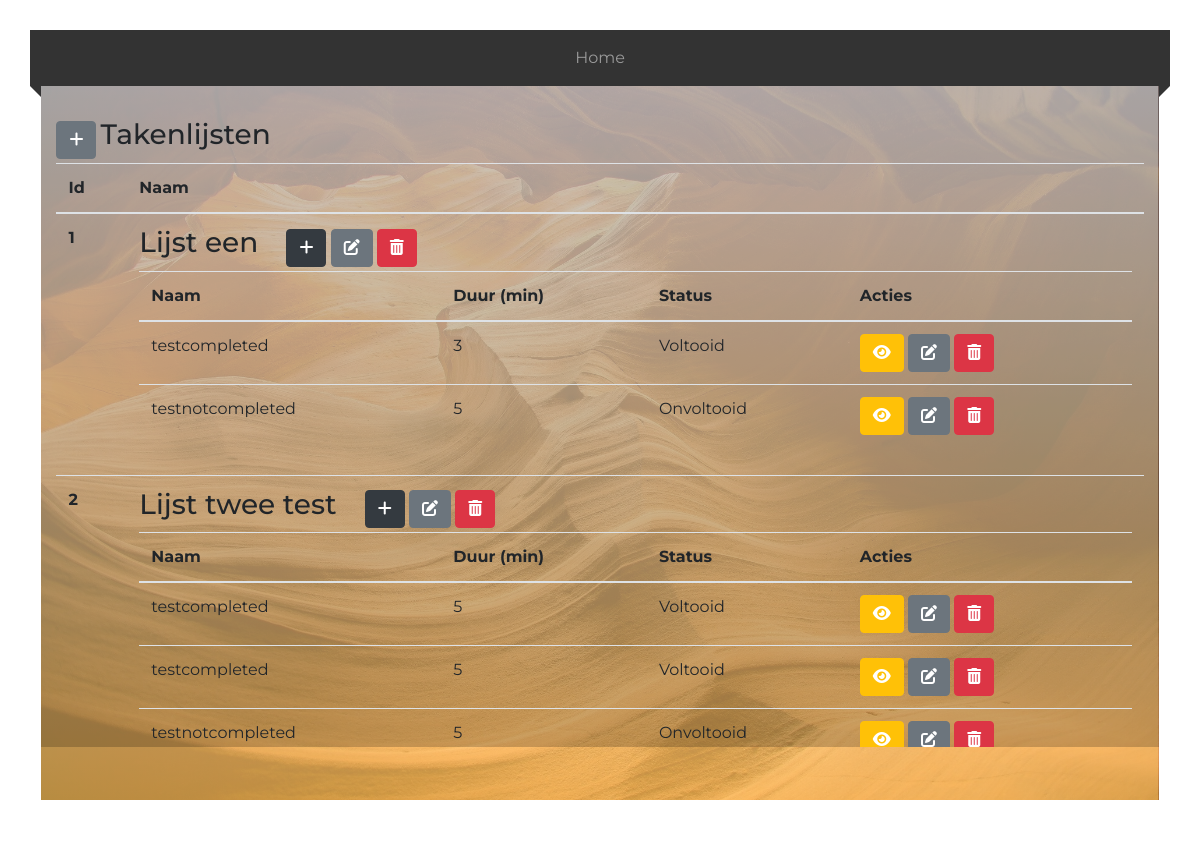
The app's page /index2.php with its own data.
### tables this page shows
CREATE TABLE `tasks` (
  `id` bigint(20) UNSIGNED NOT NULL,
  `list_id` bigint(20) NOT NULL,
  `name` varchar(255) NOT NULL,
  `duration` int(11) NOT NULL,
  `is_done` tinyint(1) NOT NULL
);

### app/pages/database/Tasklists.php (called while the page is built, shortened)
<?php
function getTasklistsAndTasks(){
    $conn = ConnectToDatabase();
    $sql = 'SELECT TL.list_id, TL.list_name, T.name, T.duration, T.is_done, T.id FROM tasklists as TL LEFT JOIN tasks as T ON TL.list_id = T.list_id';
    $stmt = $conn->prepare($sql);
    $stmt->execute();
    return $stmt->fetchAll();
}

### app/pages/controller/tasklists/show_tasklists_data.php (called while the page is built)
<?php
$count = 1;
$tasklistWithTasks = getTasklistsAndTasks();
$filtered_array = createArrayWithListsAndTasks($tasklistWithTasks);

### app/pages/common/commonFunctions.php (called while the page is built, shortened)
<?php
function createArrayWithListsAndTasks($arrayFromDatabase)
{
    $filtered_array = array();
    foreach ($arrayFromDatabase as $row) {
        if (!isset($filtered_array[$row['list_id']])) {
            $filtered_array[$row['list_id']] = array(
                'list_id' => $row['list_id'],
                'list_name' => $row['list_name'],
                'tasks' => array()
            );
        }
        $filtered_array[$row['list_id']]['tasks'][] = array(
            'task_id' => $row['id'],
            'task_name' => $row['name'],
            'duration' => $row['duration'],
            'is_done' => $row['is_done']
        );
    }
    $filtered_array = array_values($filtered_array);
    asort($filtered_array);
    return $filtered_array;
}

### index2.php (the view, shortened to what this page needs)
<?php
include 'app/pages/controller/tasklists/show_tasklists_data.php';
?>
<!doctype html>
<html lang="nl">
    <head>
        <link rel="stylesheet" href="https://stackpath.bootstrapcdn.com/bootstrap/4.4.1/css/bootstrap.min.css">
        <link rel="stylesheet" href="app/assets/css/stylesheet.css">
    </head>
<body>
    <nav class="navbar navbar-expand-lg navbar-dark">
        <div class="collapse navbar-collapse" id="navbarNav">
            <ul class="navbar-nav mx-auto">
                <li class="nav-item">
                    <a class="nav-link" href="index.php" onclick="">Home</a>
                </li>
            </ul>
        </div>
    </nav>
<div class="container col-12">
    <div class="row">
        <div class="col-12 list">
            <div class="button-container d-inline-block mb-1">
                <a href="app/pages/view/add_tasklist.php"><button type="button" class="btn btn-secondary"><i class="fas fa-plus"></i></button></i></a>
            </div>
            <h3 class="d-inline-block">Takenlijsten</h3>
            <table class="table">
                <thead>
                <tr>
                    <th scope="col">Id</th>
                    <th scope="col">Naam</th>
                </tr>
                </thead>
                <tbody>
                <?php foreach ($filtered_array as $tasklist) {?>
                    <tr>
                        <th scope="row"><?php echo $count; ?></th>
                        <td><h3 class="d-inline-block mr-4"><?php echo $tasklist['list_name']; ?></h3>
                            <div class="mb-1 d-inline-block">
                                <a href="app/pages/view/add_task.php?list_id=<?php echo $tasklist['list_id']; ?>"><button type="button" class="btn btn-dark"><i class="fas fa-plus"></i></button></a>
                                <a href="app/pages/view/edit_tasklist.php?list_id=<?php echo $tasklist['list_id']; ?>"><button type="button" class="btn btn-secondary d-inline-block" ><i class="fas fa-edit"></i></button></a>
                                <a href="app/pages/controller/tasklists/delete_tasklists_data.php?list_id=<?php echo $tasklist['list_id']; ?>" onclick="return validation()" id="delete_tasklist_<?php echo $count ?>"><button type="button" class="btn btn-danger d-inline-block"><i class="fas fa-trash-alt"></i></button></a>
                            </div>
                            <?php if ($tasklist['tasks'][0]['task_id'] != null){ ?>
                            <table class="table">
                                <thead>
                                <tr>
                                    <th scope="col">Naam</th>
                                    <th scope="col">Duur (min)</th>
                                    <th scope="col">Status</th>
                                    <th scope="col">Acties</th>
                                </tr>
                                </thead>
                                <tbody>
                                <?php for ($taskIndex = 0; $taskIndex < count($tasklist['tasks']); $taskIndex++){ ?>
                                    <tr>
                                        <td><?php echo $tasklist['tasks'][$taskIndex]['task_name'] ?></td>
                                        <td><?php echo $tasklist['tasks'][$taskIndex]['duration'] ?></td>
                                        <td><?php
                                            if($tasklist['tasks'][$taskIndex]['is_done'] == 1){
                                                echo 'Voltooid';
                                            }
                                            else {
                                                echo 'Onvoltooid';
                                            }
                                            ?>
                                        </td>
                                        <td>
                                            <a href="app/pages/view/show_task.php?task_id=<?php echo $tasklist['tasks'][$taskIndex]['task_id']; ?>"><button type="button" class="btn btn-warning"><i class="fas fa-eye text-white"></i></button></a>
                                            <a href="#"><button type="button" class="btn btn-secondary d-inline-block" ><i class="fas fa-edit"></i></button></a>
                                            <a href="#" onclick="return validation()" id="delete_tasklist_<?php echo $count ?>"><button type="button" class="btn btn-danger d-inline-block"><i class="fas fa-trash-alt"></i></button></a>
                                        </td>
                                    </tr>
                                <?php } ?>
                                </tbody>
                            </table>
                            <?php } ?>
                        </td>
                    </tr>
                    <?php $count++;} ?>
                </tbody>
            </table>
        </div>
    </div>
</div>
</body>
</html>

### app/assets/css/stylesheet.css (style rules this page uses)
* { margin: 0; padding: 0; }
body, html { height: 100%; overflow-y: hidden; }
body { padding: 30px 30px; font-family: 'Montserrat', sans-serif; }
nav { background-color: #333 !important; top: 0; left: 0; }
nav::before { position: absolute; content: ""; left: 0; top: 100%; border-top: 10px solid #333; border-right: 10px solid #333; border-left: 10px solid transparent; border-bottom: 10px solid transparent; }
nav::after { position: absolute; content: ""; right: 0; top: 100%; border-top: 10px solid #333; border-left: 10px solid #333; border-right: 10px solid transparent; border-bottom: 10px solid transparent; }
.container { background-image: linear-gradient(to bottom, rgba(255,255,255,0.8), rgba(255,196,85,0.7)), url("../img/background2.jpg"); height: 100%; width: 98%; background-position: top; background-size: cover; overflow-y: scroll !important; }
.list { height: 50vh; padding-top: 2rem; background-color: rgba(0,0,0, 0.2); overflow-y: scroll !important; }

### records on screen
tasks: name "testcompleted", duration "3", is_done "Voltooid"
tasks: name "testnotcompleted", duration "5", is_done "Onvoltooid"
tasks: name "testcompleted", duration "5", is_done "Voltooid"
tasks: name "testcompleted", duration "5", is_done "Voltooid"
tasks: name "testnotcompleted", duration "5", is_done "Onvoltooid"

### other values on screen
$tasklist['list_name'] "Lijst een"
$tasklist['list_name'] "Lijst twee test"
